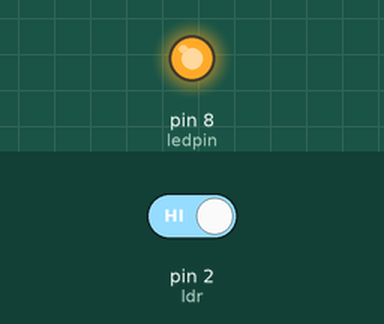
Recording of a sketch running on a simulated Arduino Uno, built with avr-gcc and run on an emulated ATmega328P. Shown: output pins drawn as LEDs (lit = HIGH). Inputs (shaded band) come from the test bench; at power-on: pin 2 (ldr) HIGH.

Above: at 1.2 s.
1.3 s: pin 2 (ldr) driven LOW
At 2.5 s:
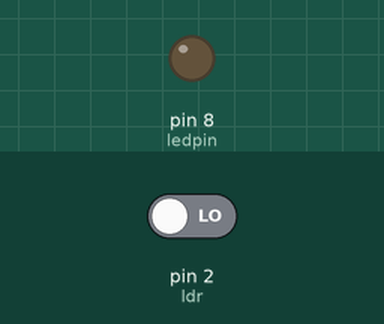
2.8 s: pin 2 (ldr) driven HIGH
At 3.7 s:
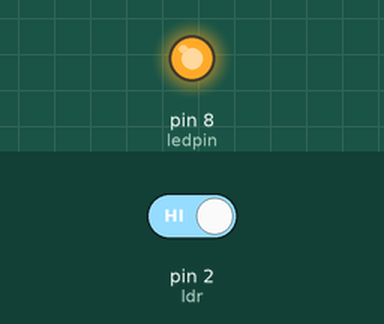
Timing chart, 0 to 5.8 s (numbered marks = the images above; inputs shaded):
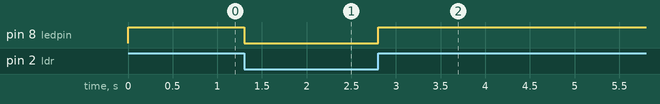

The sketch:

Exemplo5_LED_LDR.ino
```cpp
//Programa para controle de LED com LDR
int ledpin = 8;
int ldr = 2;
int val;
void setup () {
  pinMode (ledpin, OUTPUT );
  pinMode (ldr, INPUT );
}
void loop () {
  val = digitalRead(ldr);
  if (val == LOW ) {
    digitalWrite (ledpin, LOW );
  }
  if (val == HIGH ) {
    digitalWrite (ledpin, HIGH );
  }
}
```

Measured:
- after the input at 1.3 s, pin 8 (ledpin): HIGH → LOW at once
- after the input at 2.8 s, pin 8 (ledpin): LOW → HIGH at once
